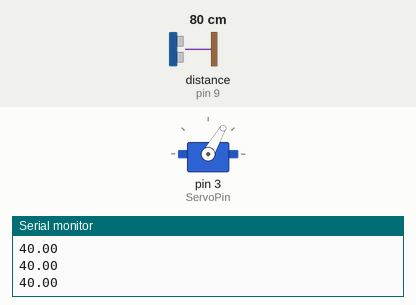
This sketch was run on a simulated Arduino Uno, built with avr-gcc and run on an emulated ATmega328P. Parts: servo, the last lines printed to the serial monitor. Wiring (inferred from the names in the program): ultrasonic range finder: trigger pin 10; echo pin 9. Inputs (shaded band) come from the test bench; at power-on: distance to the obstacle (sensor on pin 9) 80 cm. The echo pulse lasts 58.3 µs per cm.

Above: at 1.2 s.
1.3 s: distance to the obstacle (sensor on pin 9) set to 2 cm
At 1.7 s:
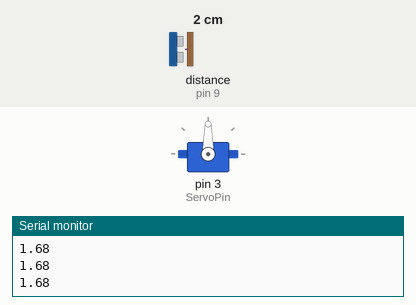
4.3 s: distance to the obstacle (sensor on pin 9) set to 9 cm
At 5.65 s:
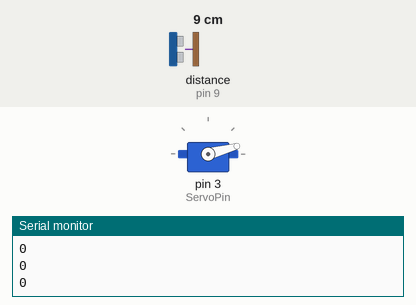
Timing chart, 0 to 13.3 s (numbered marks = the images above; inputs shaded):
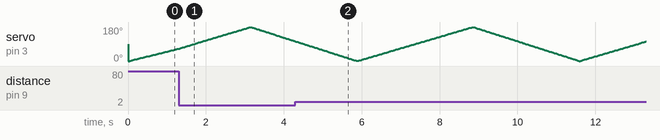

The sketch:

Arduino_sonar_rotacional.ino
```cpp
/*
Sonar rotacional
Programa que hace girar un servo con un sensor de ultrasonidos
montado sobre él. Por cada grado que gira, el sonar mide la
distancia y la envía por el puerto serie para graficarla.
*/

#include <Servo.h>  	//Librería de gestión de servos

Servo myservo; //crea un objeto servo para controlar el servo

//Pines de sonar y servo
const int TriggerPin=10;
const int EchoPin=9;
const int ServoPin=3;

int servo_pos = 0; //variable que almacena la posición del servo


float sonarPing() {
  //Función que lanza un ping y devuelve la distancia en cm
  float duration;
  float distance;
  float max_distance=40; //Limitación de máxima distancia a detectar (Rango)

  digitalWrite(TriggerPin, LOW);
  delayMicroseconds(2); // Espera 2 microsegundos

  digitalWrite(TriggerPin, HIGH);
  delayMicroseconds(10); // Espera 10 microsegundos

  digitalWrite(TriggerPin, LOW);


  duration=pulseIn(EchoPin, HIGH, 4000); //Medimos tiempo de pulso, con un timeout de 4000
  distance=(duration*0.034)/2;
  if (distance>max_distance) distance=max_distance; //Asegura el rango
  if (distance==0) distance=max_distance; //No detecta. Demasiado lejos
  return(distance);

}

void setup() {
  Serial.begin(9600);
  myservo.attach(ServoPin);
  pinMode(TriggerPin,OUTPUT);
  pinMode(EchoPin, INPUT);
}

void loop() {
  for (servo_pos = 0; servo_pos <= 180; servo_pos += 1) {
    //de 0 a 180 grados en pasos de 1 grado
    Serial.println(sonarPing()); //Sonar: Ping y envia distancia a PC
    myservo.write(servo_pos); //mueve el servo a la posición
    delay(15); // espera 15 msg para que le de tiempo al servo a moverse
  }

  for (servo_pos = 180; servo_pos > 0; servo_pos -= 1) {
    //de 180 a 0 grados en pasos de 10 grados
  	Serial.println(0);
    myservo.write(servo_pos); //mueve el servo a la posición
    delay(15); //espera 15 msg para que le de tiempo al servo a moverse
  }
}
```
